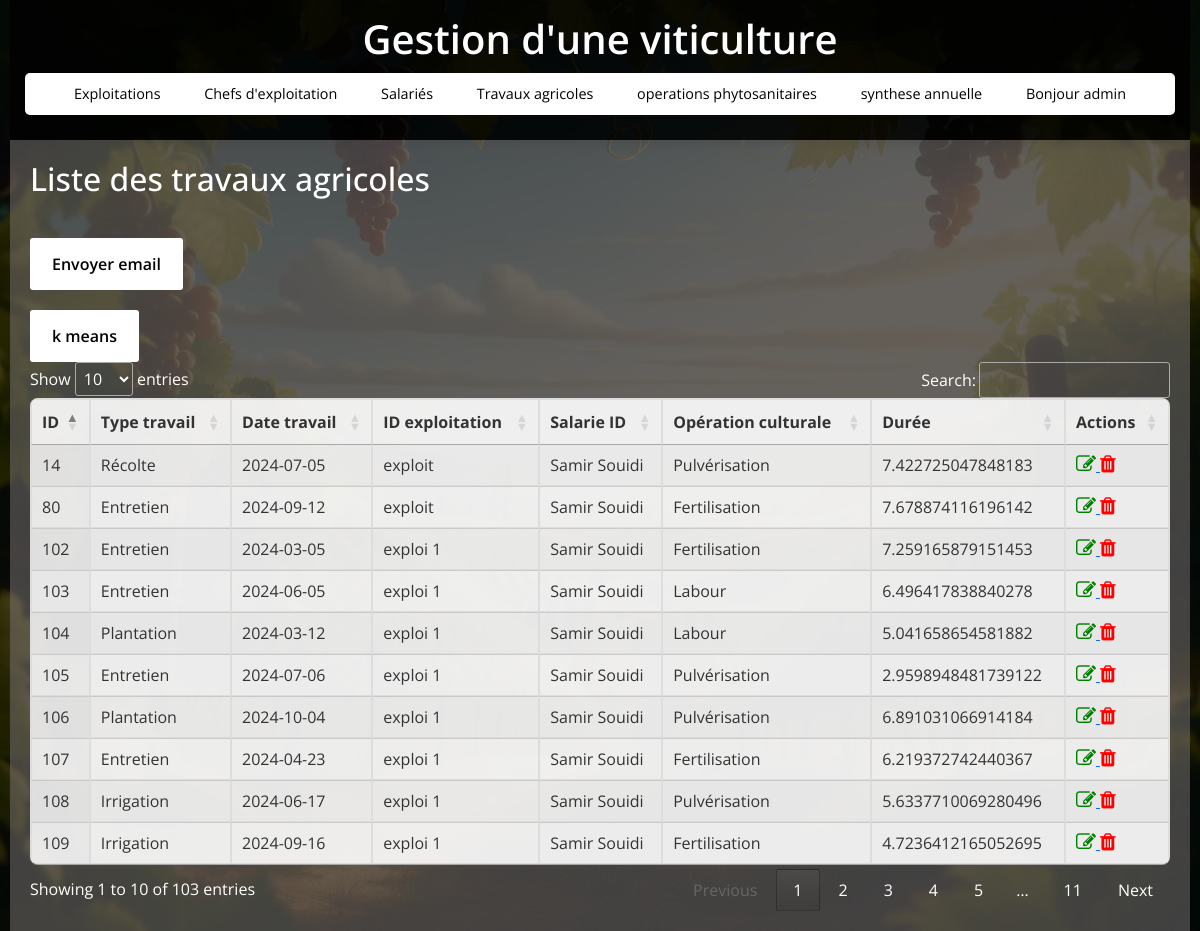
Before: /travaux (signed in) with the older database file.
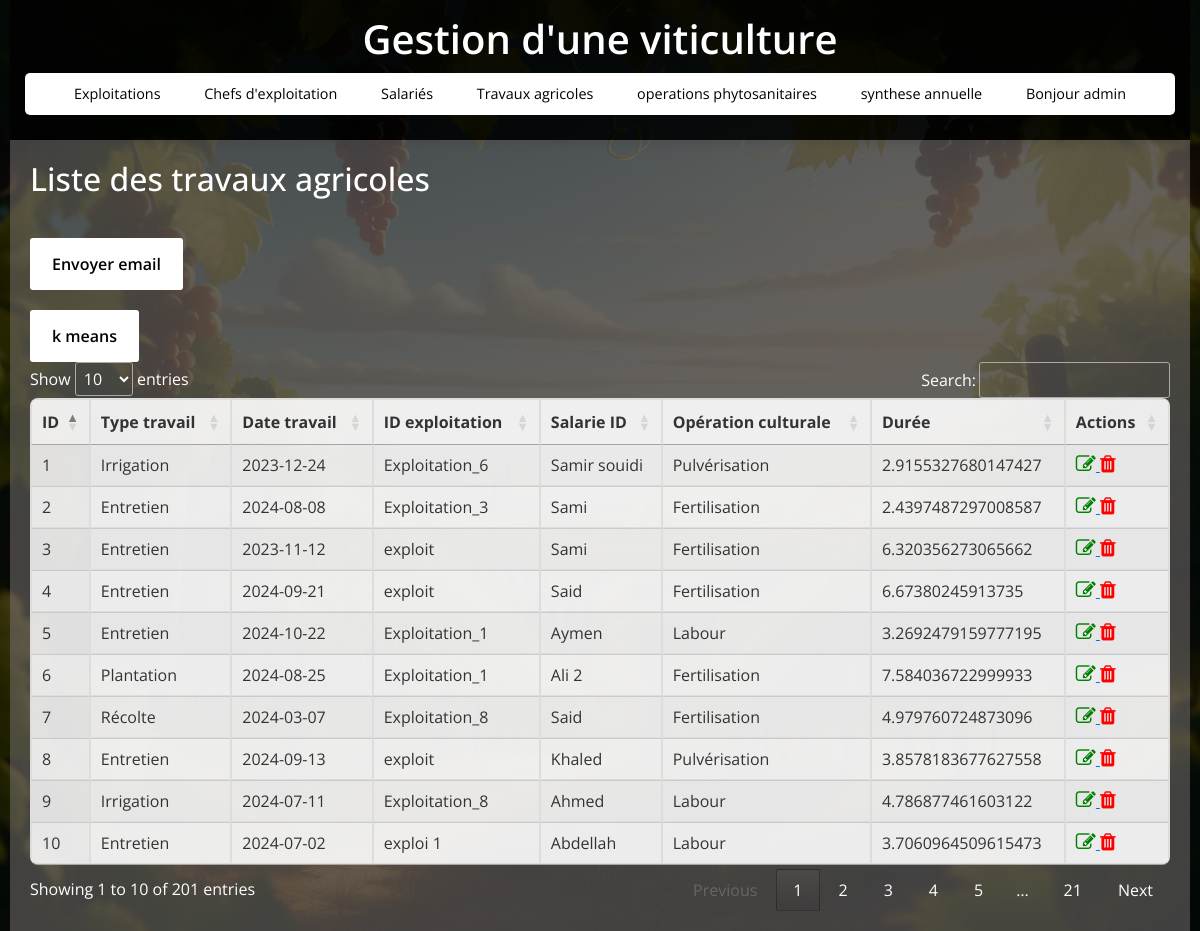
After: the same page with the newer database file.
### tables this page shows
CREATE TABLE travaux_agricoles (
                    id_travail INTEGER PRIMARY KEY,
                    type_travail TEXT,
                    date_travail TEXT,
                    id_exploitation INTEGER,
                    salarie_id INTEGER,
                    operation_culturale TEXT,
                    Duree FLOAT,
                    id_operation_sanitaire INTEGER,
                    FOREIGN KEY(id_operation_sanitaire) REFERENCES operations_phytosanitaires(id_operation_sanitaire),
                    FOREIGN KEY(id_exploitation) REFERENCES exploitations(id_exploitation)
                );

CREATE TABLE exploitations (
                    id_exploitation INTEGER PRIMARY KEY,
                    nom_exploitation TEXT,
                    superficie REAL
                );

CREATE TABLE salaries (
                    id_salarie INTEGER PRIMARY KEY,
                    identifiant_sal TEXT,
                    nom_salarie TEXT,
                    prenom_salarie TEXT,
                    date_embauche TEXT,
                    id_exploitation INTEGER,
                    FOREIGN KEY(id_exploitation) REFERENCES exploitations(id_exploitation)
                );

### app.py (the view)
@app.route('/travaux')
def travaux():
    if 'user_id' not in session:
        return redirect(url_for('login'))
    conn = get_db_connection()
    travaux = conn.execute('SELECT * FROM travaux_agricoles  join exploitations on exploitations.id_exploitation=travaux_agricoles.id_exploitation join salaries on salaries.id_salarie=travaux_agricoles.salarie_id ').fetchall()
    conn.close()
    return render_template('travaux_agricoles.html', travaux=travaux)

### app.py (called while the page is built)
def get_db_connection():
    conn = sqlite3.connect(DB_NAME)
    conn.row_factory = sqlite3.Row  # Retourne les résultats sous forme de dictionnaire
    return conn

### templates/travaux_agricoles.html (shortened to what this page needs)
{% extends 'base.html' %}
{% block content %}
    <h2>Liste des travaux agricoles</h2>
    <form action="{{ url_for('envoimail', nom=session.get('admin')) }}" method="POST">
        <button class="button" type="submit">Envoyer email</button>
    </form>
    <form action="{{ url_for('clustering_graph') }}" method="POST">
        <button class="button" type="submit">k means</button>
    </form>
    <table id="travauxTable" class="display">
        <thead>
            <tr>
                <th>ID</th>
                <th>Type travail</th>
                <th>Date travail</th>
                <th>ID exploitation</th>
                <th>Salarie ID</th>
                <th>Opération culturale</th>
                <th>Durée</th>
                <th>Actions</th>
            </tr>
        </thead>
        <tbody>
            {% for travail in travaux %}
            <tr>
                <td>{{ travail.id_travail }}</td>
                <td>{{ travail.type_travail }}</td>
                <td>{{ travail.date_travail }}</td>
                <td>{{ travail.nom_exploitation }}</td>
                <td>{{ travail.nom_salarie }}  {{ travail.prenom_salarie }}</td>
                <td>{{ travail.operation_culturale }}</td>
                <td>{{ travail.Duree }}</td>
                <td>
                    <a href="{{ url_for('edit_travail', id=travail.id_travail) }}">
                        <i class="fa fa-edit" style="font-size:20px;color:green"></i>
                    </a>
                    <a href="{{ url_for('delete_travail', id=travail.id_travail) }}">
                        <i class="fa fa-trash" style="font-size:20px;color:red;"></i>
                    </a>
                </td>
            </tr>
            {% endfor %}
        </tbody>
    </table>
{% endblock %}

Changed rows visible on the page:
no longer on this page (row edited): travaux_agricoles: id_travail "14", type_travail "Récolte", date_travail "2024-07-05", nom_exploitation "exploit", nom_salarie "Samir", prenom_salarie "Souidi", operation_culturale "Pulvérisation", Duree "7.422725047848183"
no longer on this page (row edited): travaux_agricoles: id_travail "80", type_travail "Entretien", date_travail "2024-09-12", nom_exploitation "exploit", nom_salarie "Samir", prenom_salarie "Souidi", operation_culturale "Fertilisation", Duree "7.678874116196142"
no longer on this page (row edited): travaux_agricoles: id_travail "102", type_travail "Entretien", date_travail "2024-03-05", nom_exploitation "exploi 1", nom_salarie "Samir", prenom_salarie "Souidi", operation_culturale "Fertilisation", Duree "7.259165879151453"
no longer on this page (row edited): travaux_agricoles: id_travail "103", type_travail "Entretien", date_travail "2024-06-05", nom_exploitation "exploi 1", nom_salarie "Samir", prenom_salarie "Souidi", operation_culturale "Labour", Duree "6.496417838840278"
no longer on this page (row edited): travaux_agricoles: id_travail "104", type_travail "Plantation", date_travail "2024-03-12", nom_exploitation "exploi 1", nom_salarie "Samir", prenom_salarie "Souidi", operation_culturale "Labour", Duree "5.041658654581882"
no longer on this page (row edited): travaux_agricoles: id_travail "105", type_travail "Entretien", date_travail "2024-07-06", nom_exploitation "exploi 1", nom_salarie "Samir", prenom_salarie "Souidi", operation_culturale "Pulvérisation", Duree "2.9598948481739122"
no longer on this page (row edited): travaux_agricoles: id_travail "106", type_travail "Plantation", date_travail "2024-10-04", nom_exploitation "exploi 1", nom_salarie "Samir", prenom_salarie "Souidi", operation_culturale "Pulvérisation", Duree "6.891031066914184"
no longer on this page (row unchanged): travaux_agricoles: id_travail "107", type_travail "Entretien", date_travail "2024-04-23", nom_exploitation "exploi 1", nom_salarie "Samir", prenom_salarie "Souidi", operation_culturale "Fertilisation", Duree "6.219372742440367"
no longer on this page (row edited): travaux_agricoles: id_travail "108", type_travail "Irrigation", date_travail "2024-06-17", nom_exploitation "exploi 1", nom_salarie "Samir", prenom_salarie "Souidi", operation_culturale "Pulvérisation", Duree "5.6337710069280496"
no longer on this page (row edited): travaux_agricoles: id_travail "109", type_travail "Irrigation", date_travail "2024-09-16", nom_exploitation "exploi 1", nom_salarie "Samir", prenom_salarie "Souidi", operation_culturale "Fertilisation", Duree "4.7236412165052695"
now on this page (row edited): travaux_agricoles: id_travail "1", type_travail "Irrigation", date_travail "2023-12-24", nom_exploitation "Exploitation_6", nom_salarie "Samir", prenom_salarie "souidi", operation_culturale "Pulvérisation", Duree "2.9155327680147427"
now on this page (row edited): travaux_agricoles: id_travail "2", type_travail "Entretien", date_travail "2024-08-08", nom_exploitation "Exploitation_3", nom_salarie "Sami", operation_culturale "Fertilisation", Duree "2.4397487297008587"
now on this page (row edited): travaux_agricoles: id_travail "3", type_travail "Entretien", date_travail "2023-11-12", nom_exploitation "exploit", nom_salarie "Sami", operation_culturale "Fertilisation", Duree "6.320356273065662"
now on this page (row edited): travaux_agricoles: id_travail "4", type_travail "Entretien", date_travail "2024-09-21", nom_exploitation "exploit", nom_salarie "Said", operation_culturale "Fertilisation", Duree "6.67380245913735"
now on this page (row edited): travaux_agricoles: id_travail "5", type_travail "Entretien", date_travail "2024-10-22", nom_exploitation "Exploitation_1", nom_salarie "Aymen", operation_culturale "Labour", Duree "3.2692479159777195"
now on this page (row edited): travaux_agricoles: id_travail "6", type_travail "Plantation", date_travail "2024-08-25", nom_exploitation "Exploitation_1", nom_salarie "Ali 2", operation_culturale "Fertilisation", Duree "7.584036722999933"
now on this page (row edited): travaux_agricoles: id_travail "7", type_travail "Récolte", date_travail "2024-03-07", nom_exploitation "Exploitation_8", nom_salarie "Said", operation_culturale "Fertilisation", Duree "4.979760724873096"
now on this page (row edited): travaux_agricoles: id_travail "8", type_travail "Entretien", date_travail "2024-09-13", nom_exploitation "exploit", nom_salarie "Khaled", operation_culturale "Pulvérisation", Duree "3.8578183677627558"
now on this page (row edited): travaux_agricoles: id_travail "9", type_travail "Irrigation", date_travail "2024-07-11", nom_exploitation "Exploitation_8", nom_salarie "Ahmed", operation_culturale "Labour", Duree "4.786877461603122"
now on this page (row edited): travaux_agricoles: id_travail "10", type_travail "Entretien", date_travail "2024-07-02", nom_exploitation "exploi 1", nom_salarie "Abdellah", operation_culturale "Labour", Duree "3.7060964509615473"
Other visible differences:
text written by a page script: "Show entries Search: Showing 1 to 10 of 103 entries Previous 1 2 3 4 5 … 11 Next" → "Show entries Search: Showing 1 to 10 of 201 entries Previous 1 2 3 4 5 … 21 Next"
